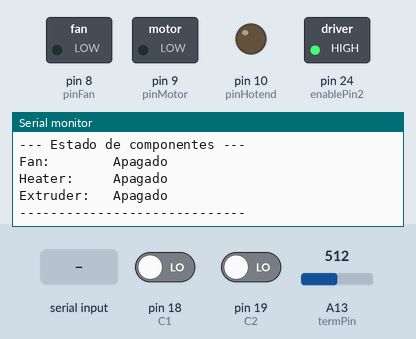
This sketch was run on a simulated Arduino Mega 2560, built with avr-gcc and run on an emulated ATmega2560. Shown: switched loads named in the sketch (green lamp = pin HIGH), output pins drawn as LEDs (lit = HIGH), the last lines printed to the serial monitor. The inputs (shaded band) are chosen by the test bench; at power-on: pin 18 (C1) LOW, pin 19 (C2) LOW, A13 (termPin) = 512.

Above: at 1.2 s.
1.3 s: "ACTUATE:\n" received over Serial
At 1.9 s:
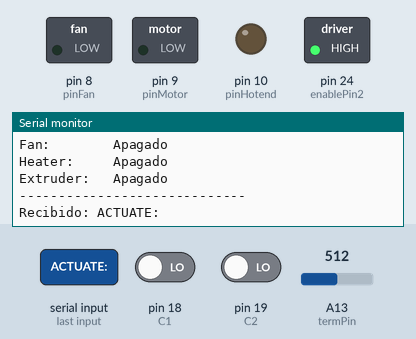
2.8 s: "SPEED:\n" received over Serial
At 2.96 s:
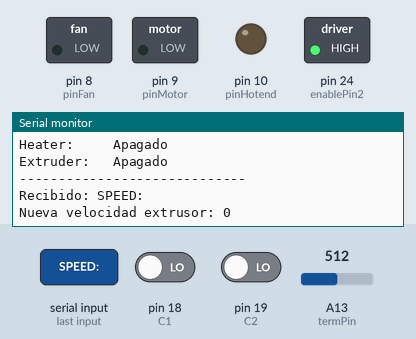
4.3 s: "TEMP:\n" received over Serial
At 4.6 s:
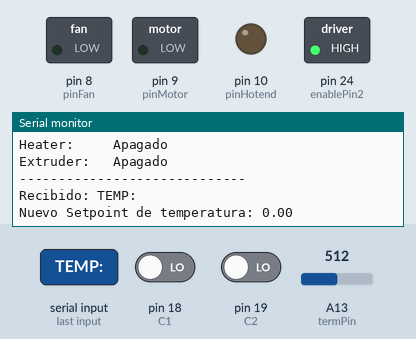

Measured:
- after the input at 1.3 s, the serial monitor: prints a new line at once (image 1)
- after the input at 2.8 s, the serial monitor: prints a new line at once (image 2)
- after the input at 4.3 s, the serial monitor: prints a new line at once (image 3)

The sketch:

MAIN.ino
```cpp
#include "MOTORDC.h"
#include "HOTEND.h"
#include "Pin_map.h"
#include <AccelStepper.h>

// --- VARIABLES GLOBALES ---
String inputSerial = "";
String digits = "0000";  // Estado de los actuadores [Motor DC, Fan, Extrusor, Hotend]

// --- MOTOR EXTRUSOR (STEPPER) ---
AccelStepper motor2(AccelStepper::DRIVER, 26, 28);
const int enablePin2 = 24;
bool motor2Enabled = false;

// --- CONTROL PID DE MOTOR DC ---
double setpoint_Motor = 20.0; // RPM objetivo Maximo 55
double Kp_M = 7.5, Ki_M = 2.2, Kd_M = 0.3;

// --- CONTROL PID DE HOTEND ---
double setpoint_Hotend = 190.0;
float Kp_H = 12, Ki_H = 0.9, Kd_H = 1.5;

// --- ESTADOS Y TEMPORIZADORES ---
int moto_m = 0, fan_m = 0, heater_m = 0, extruder_m = 0;
unsigned long lastStatusUpdate = 0;

// --- CONFIGURACIÓN INICIAL ---
void setup() {
  Serial.begin(115200);
  Serial.println("Conexión establecida con control PID personalizado.");

  // Pines de salida
  pinMode(pinFan, OUTPUT);
  pinMode(enablePin2, OUTPUT);
  pinMode(pinHotend, OUTPUT);
  pinMode(pinMotor, OUTPUT);
  pinMode(C1, INPUT);
  pinMode(C2, INPUT);

  // Inicializar actuadores
  digitalWrite(enablePin2, HIGH);
  digitalWrite(pinHotend, LOW);
  analogWrite(pinMotor, 0);

  // Configuración del motor extrusor
  motor2.setMaxSpeed(2000);
  motor2.setAcceleration(1000);

  // Interrupciones del encoder
  attachInterrupt(digitalPinToInterrupt(C1), encoder, CHANGE);
  attachInterrupt(digitalPinToInterrupt(C2), encoder, CHANGE);

  prevTime = millis();
}

// --- BUCLE PRINCIPAL ---
void loop() {
  // --- Lectura de comandos seriales ---
  while (Serial.available()) {
    char c = Serial.read();
    if (c == '\n') {
      processInput(inputSerial);
      inputSerial = "";
    } else {
      inputSerial += c;
    }
  }

  // --- PID cada 500 ms ---
  unsigned long now = millis();
  if (now - prevTime >= 100) {
    float dt = (now - prevTime) / 1000.0;
    prevTime = now;

    // Sensores
    float temp_actual = thermistor(analogRead(termPin));
    computeRpm(); // Actualiza N (RPM global en MOTORDC.h)

    // --- PID HOTEND ---
    if (digits.length() >= 4 && digits[3] == '1') {
      if (temp_actual == -999 || temp_actual > maxTemp || temp_actual < 10) {
        digitalWrite(pinHotend, LOW);
        integral_H = 0;
        Serial.println("¡SHUTDOWN DE SEGURIDAD!");
      } else {
        double pidPWM_Hotend = PIDHotend(temp_actual, dt, setpoint_Hotend, Kp_H, Ki_H, Kd_H);
        int pwmTemp = constrain((int)pidPWM_Hotend, 0, 255);
        analogWrite(pinHotend, pwmTemp);
      }
      heater_m = 1;
    } else {
      analogWrite(pinHotend, 0);
      heater_m = 0;
    }

    // --- PID MOTOR DC ---
    if (digits.length() >= 1 && digits[0] == '1') {
      input = N; // "input" es global de MOTORDC.h
      double pidPWM_Motor = PIDMotor(dt, setpoint_Motor, Kp_M, Ki_M, Kd_M);
      int pwmMotorOut = constrain((int)pidPWM_Motor, 10, 255);
      analogWrite(pinMotor, pwmMotorOut);
      moto_m = 1;
    } else {
      analogWrite(pinMotor, 0);
      moto_m = 0;
    }
  }

  // --- FAN ---
  if (digits.length() >= 2 && digits[1] == '1') {
    analogWrite(pinFan, 150);
    fan_m = 1;
  } else {
    analogWrite(pinFan, 0);
    fan_m = 0;
  }

  // --- EXTRUDER ---
  if (digits.length() >= 3 && digits[2] == '1') {
    if (!motor2Enabled) {
      digitalWrite(enablePin2, LOW);
      motor2Enabled = true;
    }
    motor2.runSpeed();
    extruder_m = 1;
  } else {
    if (motor2Enabled) {
      digitalWrite(enablePin2, HIGH);
      motor2Enabled = false;
    }
    extruder_m = 0;
  }

  // --- ENVÍO DE ESTADO ---
  unsigned long currentMillis = millis();
  if (currentMillis - lastStatusUpdate >= 1000) {
    lastStatusUpdate = currentMillis;
    Serial.print("Temp:");
    Serial.println(thermistor(analogRead(termPin)));
    Serial.print("Motor DC RPM:");
    Serial.println(N);

    Serial.println("--- Estado de componentes ---");
    Serial.print("Fan:        "); Serial.println(fan_m ? "Encendido" : "Apagado");
    Serial.print("Heater:     "); Serial.println(heater_m ? "Encendido" : "Apagado");
    Serial.print("Extruder:   "); Serial.println(extruder_m ? "Encendido" : "Apagado");
    Serial.println("-----------------------------");
  }
}

// --- COMANDOS SERIAL ---
void processInput(String command) {
  Serial.print("Recibido: ");
  Serial.println(command);

  if (command.startsWith("ACTUATE:")) {
    digits = command.substring(8);
  }
  else if (command.startsWith("SPEED:")) { // Extrusor
    int nuevaVel = command.substring(6).toInt();
    motor2.setSpeed(nuevaVel);
    Serial.print("Nueva velocidad extrusor: ");
    Serial.println(nuevaVel);
  }
  else if (command.startsWith("TEMP:")) { // Hotend
    double nuevaTemp = command.substring(5).toDouble();
    setpoint_Hotend = nuevaTemp;
    Serial.print("Nuevo Setpoint de temperatura: ");
    Serial.println(setpoint_Hotend);
  }
  else if (command.startsWith("DCSPEED:")) { // Motor DC
    double nuevaVelDC = command.substring(8).toDouble();
    setpoint_Motor = nuevaVelDC;
    Serial.print("Nuevo Setpoint de RPM para motor DC: ");
    Serial.println(setpoint_Motor);
  }
}
```

HOTEND.h
```cpp
#ifndef HOTEND_h
#define HOTEND_h

#include <Arduino.h>

const float Raux = 460;
const float A = 1.1384e-03, B = 2.3245e-04, C = 9.489e-08; //Stainhart-Hart constants

// Parámetros PID ajustados
float integral_H = 0, derivative_H = 0, prevError = 0;
unsigned long prevTime;

float pidMin = 0.0, pidMax = 255.0; //Rango PWM directo
double pid_Hotend;

// Variables de seguridad
float maxTemp = 250.0;
float minTemp = 0.0;

float thermistor(int reading) {
    // Verificar lectura válida
    if (reading <= 10 || reading >= 1020) {
        return -999; // Error: thermistor desconectado
    }

    float R = Raux * ((float)reading / (1023.0 - (float)reading));
    float logR = log(R);
    float TempK = 1.0 / (A + B * logR + C * logR * logR * logR);
    return TempK - 273.15;
}

double PIDHotend(float temp, float dt, double setpoint_Hotend, double Kp_H, double Ki_H, double Kd_H){
  // Cálculo PID
  double error_Hotend = setpoint_Hotend - temp;
  integral_H += error_Hotend * dt;
  derivative_H = (error_Hotend - prevError) / dt;
  pid_Hotend = Kp_H * error_Hotend + Ki_H * integral_H + Kd_H * derivative_H;
  prevError = error_Hotend;

  // Anti-windup integral CRÍTICO
  if (pid_Hotend > pidMax) {
      pid_Hotend = pidMax;
      integral_H -= error_Hotend * dt; // Prevenir acumulación
  } else if (pid_Hotend < pidMin) {
      pid_Hotend = pidMin;
      integral_H -= error_Hotend * dt; // Prevenir acumulación
  }

  // Limitar integral para evitar windup extremo
  integral_H = constrain(integral_H, -50, 50);

  return pid_Hotend;

}

#endif
```

MOTORDC.h
```cpp
#ifndef MOTORDC_h
#define MOTORDC_h

#include <Arduino.h>

volatile int n = 0;
volatile byte ant = 0;
volatile byte act = 0;

double N = 0.0;
int pwmMotor = 10; // PWM inicial mínimo para arrancar motor: CALIBRAR

unsigned long lastTime = 0;
const int R = 4704;

// PID
double input, pid_Motor;

double integral_M = 0, derivative_M = 0, lastError = 0;

void computeRpm(void){
  unsigned long now = millis();
  unsigned long elapsed = now - lastTime;
  if (elapsed > 0) {
    N = (n * 60.0 * 1000.0) / (elapsed * R);
  } else {
    N = 0;
  }
  lastTime = now;
  n = 0;
}

void encoder(void){
  ant = act;
  act = PIND & 12;

  if(ant==0  && act== 4)  n++;
  if(ant==4  && act==12)  n++;
  if(ant==8  && act== 0)  n++;
  if(ant==12 && act== 8)  n++;

  if(ant==0 && act==8)  n--;
  if(ant==4 && act==0)  n--;
  if(ant==8 && act==12) n--;
  if(ant==12 && act==4) n--;
}

double PIDMotor(float dt, double setpoint_Motor, double Kp_M, double Ki_M, double Kd_M) {
  //PID compute for the motor
  double error_Motor = setpoint_Motor - input;
  integral_M += error_Motor * dt;
  derivative_M = (error_Motor - lastError) / dt;

  pid_Motor = Kp_M * error_Motor + Ki_M * integral_M + Kd_M * derivative_M;

  if (pid_Motor > 255) {
    pid_Motor = 255;
    integral_M -= error_Motor * dt;
  }
  if (pid_Motor < 0) {
    pid_Motor = 0;
    integral_M -= error_Motor * dt;
  }

  if (pid_Motor > 0 && pid_Motor < 40) pid_Motor = 40;
  lastError = error_Motor;
  return pid_Motor;
}

#endif
```

PIN_MAP.h
```cpp
#ifndef PIN_MAP_h
#define PIN_MAP_h

#define C1            18               // RAMPS: Z-MIN para señal A encoder
#define C2            19               // RAMPS: Z-MAX para señal B encoder

#define pinFan         8               // RAMPS: Pin D8 para PWM

#define pinMotor       9               // RAMPS: Pin D9 para control PWM

#define pinHotend     10               // RAMPS: Pin D10 para control PWM
#define termPin       13               // RAMPS: Pin T0 para termistor (A13 del Arduino)

#endif
```
